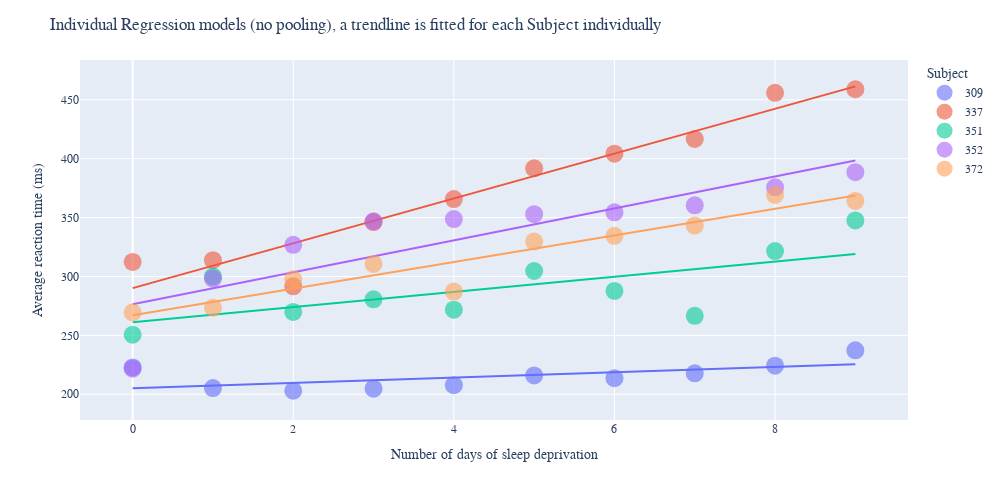

The cell this chart's notebook holds for it:
### Markdown cell above
# Additional Example (No pooling)

This refers to a situation where each individual trendline **only considers** those points within the group when fitting the Regression model. This is also known as a **no pooling** model

### Code cell
# plotly express has a 'trendline' option which fits individual ols lines (i.e. a no pooling model)
fig5 = px.scatter(sleepstudy, x='Days', y='Reaction', color='Subject', trendline='ols')

fig5.update_traces(marker=dict(size=18, opacity=0.6),
                  selector=dict(mode='markers'))

fig5.update_layout(autosize=False,
                  width=1000,
                  height=500,
                 title="Individual Regression models (no pooling), a trendline is fitted for each Subject individually",
                    xaxis_title="Number of days of sleep deprivation",
                 yaxis_title="Average reaction time (ms)",
                 legend_title_text='Subject',
                  font=dict(
                      family="Helvetica Neue"))
fig5.show()

### Figure 1 — Plotly figure (JSON) as saved in the notebook; plotly's stock layout.template omitted (floating-point values rounded to 4 significant figures)
{"data": [{"hovertemplate": "Subject=309<br>Days=%{x}<br>Reaction=%{y}<extra></extra>", "legendgroup": "309", "marker": {"color": "#636efa", "opacity": 0.6, "size": 18, "symbol": "circle"}, "mode": "markers", "name": "309", "showlegend": true, "type": "scatter", "x": [0, 1, 2, 3, 4, 5, 6, 7, 8, 9], "xaxis": "x", "y": [222.7, 205.3, 203.0, 204.7, 207.7, 216.0, 213.6, 217.7, 224.3, 237.3], "yaxis": "y"}, {"hovertemplate": "<b>OLS trendline</b><br>Reaction = 2.26179 * Days + 205.055<br>R<sup>2</sup>=0.401131<br><br>Subject=309<br>Days=%{x}<br>Reaction=%{y} <b>(trend)</b><extra></extra>", "legendgroup": "309", "marker": {"color": "#636efa", "symbol": "circle"}, "mode": "lines", "name": "309", "showlegend": false, "type": "scatter", "x": [0, 1, 2, 3, 4, 5, 6, 7, 8, 9], "xaxis": "x", "y": [205.1, 207.3, 209.6, 211.8, 214.1, 216.4, 218.6, 220.9, 223.1, 225.4], "yaxis": "y"}, {"hovertemplate": "Subject=337<br>Days=%{x}<br>Reaction=%{y}<extra></extra>", "legendgroup": "337", "marker": {"color": "#EF553B", "opacity": 0.6, "size": 18, "symbol": "circle"}, "mode": "markers", "name": "337", "showlegend": true, "type": "scatter", "x": [0, 1, 2, 3, 4, 5, 6, 7, 8, 9], "xaxis": "x", "y": [312.4, 313.8, 291.6, 346.1, 365.7, 391.8, 404.3, 416.7, 455.9, 458.9], "yaxis": "y"}, {"hovertemplate": "<b>OLS trendline</b><br>Reaction = 19.026 * Days + 290.104<br>R<sup>2</sup>=0.933396<br><br>Subject=337<br>Days=%{x}<br>Reaction=%{y} <b>(trend)</b><extra></extra>", "legendgroup": "337", "marker": {"color": "#EF553B", "symbol": "circle"}, "mode": "lines", "name": "337", "showlegend": false, "type": "scatter", "x": [0, 1, 2, 3, 4, 5, 6, 7, 8, 9], "xaxis": "x", "y": [290.1, 309.1, 328.2, 347.2, 366.2, 385.2, 404.3, 423.3, 442.3, 461.3], "yaxis": "y"}, {"hovertemplate": "Subject=351<br>Days=%{x}<br>Reaction=%{y}<extra></extra>", "legendgroup": "351", "marker": {"color": "#00cc96", "opacity": 0.6, "size": 18, "symbol": "circle"}, "mode": "markers", "name": "351", "showlegend": true, "type": "scatter", "x": [0, 1, 2, 3, 4, 5, 6, 7, 8, 9], "xaxis": "x", "y": [250.5, 300.1, 269.9, 280.6, 271.8, 304.6, 287.7, 266.6, 321.5, 347.6], "yaxis": "y"}, {"hovertemplate": "<b>OLS trendline</b><br>Reaction = 6.4335 * Days + 261.147<br>R<sup>2</sup>=0.451798<br><br>Subject=351<br>Days=%{x}<br>Reaction=%{y} <b>(trend)</b><extra></extra>", "legendgroup": "351", "marker": {"color": "#00cc96", "symbol": "circle"}, "mode": "lines", "name": "351", "showlegend": false, "type": "scatter", "x": [0, 1, 2, 3, 4, 5, 6, 7, 8, 9], "xaxis": "x", "y": [261.1, 267.6, 274.0, 280.4, 286.9, 293.3, 299.7, 306.2, 312.6, 319.0], "yaxis": "y"}, {"hovertemplate": "Subject=352<br>Days=%{x}<br>Reaction=%{y}<extra></extra>", "legendgroup": "352", "marker": {"color": "#ab63fa", "opacity": 0.6, "size": 18, "symbol": "circle"}, "mode": "markers", "name": "352", "showlegend": true, "type": "scatter", "x": [0, 1, 2, 3, 4, 5, 6, 7, 8, 9], "xaxis": "x", "y": [221.7, 298.2, 326.9, 346.9, 348.7, 352.8, 354.4, 360.4, 375.6, 388.5], "yaxis": "y"}, {"hovertemplate": "<b>OLS trendline</b><br>Reaction = 13.5665 * Days + 276.372<br>R<sup>2</sup>=0.744548<br><br>Subject=352<br>Days=%{x}<br>Reaction=%{y} <b>(trend)</b><extra></extra>", "legendgroup": "352", "marker": {"color": "#ab63fa", "symbol": "circle"}, "mode": "lines", "name": "352", "showlegend": false, "type": "scatter", "x": [0, 1, 2, 3, 4, 5, 6, 7, 8, 9], "xaxis": "x", "y": [276.4, 289.9, 303.5, 317.1, 330.6, 344.2, 357.8, 371.3, 384.9, 398.5], "yaxis": "y"}, {"hovertemplate": "Subject=372<br>Days=%{x}<br>Reaction=%{y}<extra></extra>", "legendgroup": "372", "marker": {"color": "#FFA15A", "opacity": 0.6, "size": 18, "symbol": "circle"}, "mode": "markers", "name": "372", "showlegend": true, "type": "scatter", "x": [0, 1, 2, 3, 4, 5, 6, 7, 8, 9], "xaxis": "x", "y": [269.4, 273.5, 297.6, 310.6, 287.2, 329.6, 334.5, 343.2, 369.1, 364.1], "yaxis": "y"}, {"hovertemplate": "<b>OLS trendline</b><br>Reaction = 11.2981 * Days + 267.045<br>R<sup>2</sup>=0.911803<br><br>Subject=372<br>Days=%{x}<br>Reaction=%{y} <b>(trend)</b><extra></extra>", "legendgroup": "372", "marker": {"color": "#FFA15A", "symbol": "circle"}, "mode": "lines", "name": "372", "showlegend": false, "type": "scatter", "x": [0, 1, 2, 3, 4, 5, 6, 7, 8, 9], "xaxis": "x", "y": [267.0, 278.3, 289.6, 300.9, 312.2, 323.5, 334.8, 346.1, 357.4, 368.7], "yaxis": "y"}], "layout": {"autosize": false, "font": {"family": "Helvetica Neue"}, "height": 500, "legend": {"title": {"text": "Subject"}, "tracegroupgap": 0}, "margin": {"t": 60}, "title": {"text": "Individual Regression models (no pooling), a trendline is fitted for each Subject individually"}, "width": 1000, "xaxis": {"anchor": "y", "autorange": true, "domain": [0, 1], "range": [-0.6562, 9.656], "title": {"text": "Number of days of sleep deprivation"}, "type": "linear"}, "yaxis": {"anchor": "x", "autorange": true, "domain": [0, 1], "range": [178.1, 483.7], "title": {"text": "Average reaction time (ms)"}, "type": "linear"}}}
